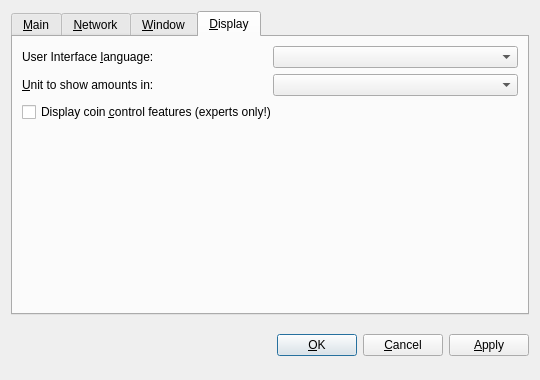
<?xml version="1.0" encoding="UTF-8"?>
<ui version="4.0">
 <class>OptionsDialog</class>
 <widget class="QDialog" name="OptionsDialog">
  <property name="geometry">
   <rect>
    <x>0</x>
    <y>0</y>
    <width>540</width>
    <height>380</height>
   </rect>
  </property>
  <property name="windowTitle">
   <string>Options</string>
  </property>
  <property name="modal">
   <bool>true</bool>
  </property>
  <layout class="QVBoxLayout" name="verticalLayout">
   <item>
    <widget class="QTabWidget" name="tabWidget">
     <property name="enabled">
      <bool>true</bool>
     </property>
     <property name="autoFillBackground">
      <bool>false</bool>
     </property>
     <property name="tabPosition">
      <enum>QTabWidget::North</enum>
     </property>
     <property name="tabShape">
      <enum>QTabWidget::Rounded</enum>
     </property>
     <property name="currentIndex">
      <number>3</number>
     </property>
     <property name="elideMode">
      <enum>Qt::ElideNone</enum>
     </property>
     <property name="usesScrollButtons">
      <bool>true</bool>
     </property>
     <property name="documentMode">
      <bool>false</bool>
     </property>
     <property name="tabsClosable">
      <bool>false</bool>
     </property>
     <widget class="QWidget" name="tabMain">
      <attribute name="title">
       <string>&amp;Main</string>
      </attribute>
      <layout class="QVBoxLayout" name="verticalLayout_Main">
       <item>
        <widget class="QLabel" name="transactionFeeInfoLabel">
         <property name="text">
          <string>Optional transaction fee per kB that helps make sure your transactions are processed quickly. Most transactions are 1 kB. Fee 0.01 recommended.</string>
         </property>
         <property name="textFormat">
          <enum>Qt::PlainText</enum>
         </property>
         <property name="wordWrap">
          <bool>true</bool>
         </property>
        </widget>
       </item>
       <item>
        <layout class="QHBoxLayout" name="horizontalLayoutFee">
         <item>
          <widget class="QLabel" name="transactionFeeLabel">
           <property name="text">
            <string>Pay transaction &amp;fee</string>
           </property>
           <property name="textFormat">
            <enum>Qt::PlainText</enum>
           </property>
           <property name="buddy">
            <cstring>transactionFee</cstring>
           </property>
          </widget>
         </item>
         <item>
          <widget class="BitcoinAmountField" name="transactionFee"/>
         </item>
         <item>
          <spacer name="horizontalSpacerFee">
           <property name="orientation">
            <enum>Qt::Horizontal</enum>
           </property>
           <property name="sizeHint" stdset="0">
            <size>
             <width>40</width>
             <height>20</height>
            </size>
           </property>
          </spacer>
         </item>
        </layout>
       </item>
       <item>
        <widget class="QLabel" name="reserveBalanceInfoLabel">
         <property name="text">
          <string>Reserved amount does not participate in staking and is therefore spendable at any time.</string>
         </property>
         <property name="textFormat">
          <enum>Qt::PlainText</enum>
         </property>
         <property name="wordWrap">
          <bool>true</bool>
         </property>
        </widget>
       </item>
       <item>
        <layout class="QHBoxLayout" name="horizontalLayoutReserveBalance">
         <item>
          <widget class="QLabel" name="reserveBalanceLabel">
           <property name="text">
            <string>Reserve</string>
           </property>
           <property name="textFormat">
            <enum>Qt::PlainText</enum>
           </property>
           <property name="buddy">
            <cstring>reserveBalance</cstring>
           </property>
          </widget>
         </item>
         <item>
          <widget class="BitcoinAmountField" name="reserveBalance"/>
         </item>
         <item>
          <spacer name="horizontalSpacerReserveBalance">
           <property name="orientation">
            <enum>Qt::Horizontal</enum>
           </property>
           <property name="sizeHint" stdset="0">
            <size>
             <width>40</width>
             <height>20</height>
            </size>
           </property>
          </spacer>
         </item>
        </layout>
       </item>
       <item>
        <widget class="QCheckBox" name="bitcoinAtStartup">
         <property name="toolTip">
          <string>Automatically start Xoat after logging in to the system.</string>
         </property>
         <property name="text">
          <string>&amp;Start Xoat on system login</string>
         </property>
        </widget>
       </item>
       <item>
        <spacer name="verticalSpacer_Main">
         <property name="orientation">
          <enum>Qt::Vertical</enum>
         </property>
         <property name="sizeHint" stdset="0">
          <size>
           <width>20</width>
           <height>40</height>
          </size>
         </property>
        </spacer>
       </item>
      </layout>
     </widget>
     <widget class="QWidget" name="tabNetwork">
      <attribute name="title">
       <string>&amp;Network</string>
      </attribute>
      <layout class="QVBoxLayout" name="verticalLayout_Network">
       <item>
        <widget class="QCheckBox" name="mapPortUpnp">
         <property name="toolTip">
          <string>Automatically open the Xoat client port on the router. This only works when your router supports UPnP and it is enabled.</string>
         </property>
         <property name="text">
          <string>Map port using &amp;UPnP</string>
         </property>
        </widget>
       </item>
       <item>
        <widget class="QCheckBox" name="connectSocks">
         <property name="toolTip">
          <string>Connect to the Xoat network through a SOCKS5 proxy (e.g. when connecting through Tor).</string>
         </property>
         <property name="text">
          <string>&amp;Connect through SOCKS5 proxy:</string>
         </property>
        </widget>
       </item>
       <item>
        <layout class="QHBoxLayout" name="horizontalLayout_Network">
         <item>
          <widget class="QLabel" name="proxyIpLabel">
           <property name="text">
            <string>Proxy &amp;IP:</string>
           </property>
           <property name="textFormat">
            <enum>Qt::PlainText</enum>
           </property>
           <property name="buddy">
            <cstring>proxyIp</cstring>
           </property>
          </widget>
         </item>
         <item>
          <widget class="QValidatedLineEdit" name="proxyIp">
           <property name="maximumSize">
            <size>
             <width>140</width>
             <height>16777215</height>
            </size>
           </property>
           <property name="toolTip">
            <string>IP address of the proxy (e.g. 127.0.0.1)</string>
           </property>
          </widget>
         </item>
         <item>
          <widget class="QLabel" name="proxyPortLabel">
           <property name="text">
            <string>&amp;Port:</string>
           </property>
           <property name="textFormat">
            <enum>Qt::PlainText</enum>
           </property>
           <property name="buddy">
            <cstring>proxyPort</cstring>
           </property>
          </widget>
         </item>
         <item>
          <widget class="QLineEdit" name="proxyPort">
           <property name="maximumSize">
            <size>
             <width>55</width>
             <height>16777215</height>
            </size>
           </property>
           <property name="toolTip">
            <string>Port of the proxy (e.g. 9050)</string>
           </property>
          </widget>
         </item>
         <item>
          <spacer name="horizontalSpacer_Network">
           <property name="orientation">
            <enum>Qt::Horizontal</enum>
           </property>
           <property name="sizeHint" stdset="0">
            <size>
             <width>40</width>
             <height>20</height>
            </size>
           </property>
          </spacer>
         </item>
        </layout>
       </item>
       <item>
        <spacer name="verticalSpacer_Network">
         <property name="orientation">
          <enum>Qt::Vertical</enum>
         </property>
         <property name="sizeHint" stdset="0">
          <size>
           <width>20</width>
           <height>40</height>
          </size>
         </property>
        </spacer>
       </item>
      </layout>
     </widget>
     <widget class="QWidget" name="tabWindow">
      <attribute name="title">
       <string>&amp;Window</string>
      </attribute>
      <layout class="QVBoxLayout" name="verticalLayout_Window">
       <item>
        <widget class="QCheckBox" name="minimizeToTray">
         <property name="toolTip">
          <string>Show only a tray icon after minimizing the window.</string>
         </property>
         <property name="text">
          <string>&amp;Minimize to the tray instead of the taskbar</string>
         </property>
        </widget>
       </item>
       <item>
        <widget class="QCheckBox" name="minimizeOnClose">
         <property name="toolTip">
          <string>Minimize instead of exit the application when the window is closed. When this option is enabled, the application will be closed only after selecting Quit in the menu.</string>
         </property>
         <property name="text">
          <string>M&amp;inimize on close</string>
         </property>
        </widget>
       </item>
       <item>
        <spacer name="verticalSpacer_Window">
         <property name="orientation">
          <enum>Qt::Vertical</enum>
         </property>
         <property name="sizeHint" stdset="0">
          <size>
           <width>20</width>
           <height>40</height>
          </size>
         </property>
        </spacer>
       </item>
      </layout>
     </widget>
     <widget class="QWidget" name="tabDisplay">
      <attribute name="title">
       <string>&amp;Display</string>
      </attribute>
      <layout class="QVBoxLayout" name="verticalLayout_Display">
       <item>
        <layout class="QHBoxLayout" name="horizontalLayout_1_Display">
         <item>
          <widget class="QLabel" name="langLabel">
           <property name="text">
            <string>User Interface &amp;language:</string>
           </property>
           <property name="textFormat">
            <enum>Qt::PlainText</enum>
           </property>
           <property name="buddy">
            <cstring>lang</cstring>
           </property>
          </widget>
         </item>
         <item>
          <widget class="QValueComboBox" name="lang">
           <property name="toolTip">
            <string>The user interface language can be set here. This setting will take effect after restarting Xoat.</string>
           </property>
          </widget>
         </item>
        </layout>
       </item>
       <item>
        <layout class="QHBoxLayout" name="horizontalLayout_2_Display">
         <item>
          <widget class="QLabel" name="unitLabel">
           <property name="text">
            <string>&amp;Unit to show amounts in:</string>
           </property>
           <property name="textFormat">
            <enum>Qt::PlainText</enum>
           </property>
           <property name="buddy">
            <cstring>unit</cstring>
           </property>
          </widget>
         </item>
         <item>
          <widget class="QValueComboBox" name="unit">
           <property name="toolTip">
            <string>Choose the default subdivision unit to show in the interface and when sending coins.</string>
           </property>
          </widget>
         </item>
        </layout>
       </item>
       <item>
        <widget class="QCheckBox" name="coinControlFeatures">
         <property name="toolTip">
          <string>Whether to show coin control features or not.</string>
         </property>
         <property name="text">
          <string>Display coin &amp;control features (experts only!)</string>
         </property>
        </widget>
       </item>
       <item>
        <widget class="QCheckBox" name="UseLightTheme">
         <property name="enabled">
          <bool>false</bool>
         </property>
         <property name="mouseTracking">
          <bool>false</bool>
         </property>
         <property name="focusPolicy">
          <enum>Qt::NoFocus</enum>
         </property>
         <property name="autoFillBackground">
          <bool>false</bool>
         </property>
         <property name="styleSheet">
          <string notr="true">QWidget{
	color: transparent;
	background:transparent;
}
</string>
         </property>
         <property name="text">
          <string>Use light visual theme (requires restart)</string>
         </property>
         <property name="checkable">
          <bool>true</bool>
         </property>
         <property name="checked">
          <bool>true</bool>
         </property>
         <property name="tristate">
          <bool>false</bool>
         </property>
        </widget>
       </item>
       <item>
        <spacer name="verticalSpacer_Display">
         <property name="orientation">
          <enum>Qt::Vertical</enum>
         </property>
         <property name="sizeHint" stdset="0">
          <size>
           <width>20</width>
           <height>40</height>
          </size>
         </property>
        </spacer>
       </item>
      </layout>
     </widget>
    </widget>
   </item>
   <item>
    <layout class="QHBoxLayout" name="horizontalLayout_Buttons">
     <item>
      <spacer name="horizontalSpacer_1">
       <property name="orientation">
        <enum>Qt::Horizontal</enum>
       </property>
       <property name="sizeHint" stdset="0">
        <size>
         <width>40</width>
         <height>48</height>
        </size>
       </property>
      </spacer>
     </item>
     <item>
      <widget class="QLabel" name="statusLabel">
       <property name="font">
        <font>
         <weight>75</weight>
         <bold>true</bold>
        </font>
       </property>
       <property name="text">
        <string/>
       </property>
       <property name="textFormat">
        <enum>Qt::PlainText</enum>
       </property>
       <property name="wordWrap">
        <bool>true</bool>
       </property>
      </widget>
     </item>
     <item>
      <spacer name="horizontalSpacer_2">
       <property name="orientation">
        <enum>Qt::Horizontal</enum>
       </property>
       <property name="sizeHint" stdset="0">
        <size>
         <width>40</width>
         <height>48</height>
        </size>
       </property>
      </spacer>
     </item>
     <item>
      <widget class="QPushButton" name="okButton">
       <property name="text">
        <string>&amp;OK</string>
       </property>
      </widget>
     </item>
     <item>
      <widget class="QPushButton" name="cancelButton">
       <property name="text">
        <string>&amp;Cancel</string>
       </property>
       <property name="autoDefault">
        <bool>false</bool>
       </property>
      </widget>
     </item>
     <item>
      <widget class="QPushButton" name="applyButton">
       <property name="text">
        <string>&amp;Apply</string>
       </property>
       <property name="autoDefault">
        <bool>false</bool>
       </property>
      </widget>
     </item>
    </layout>
   </item>
  </layout>
 </widget>
 <customwidgets>
  <customwidget>
   <class>BitcoinAmountField</class>
   <extends>QSpinBox</extends>
   <header>bitcoinamountfield.h</header>
  </customwidget>
  <customwidget>
   <class>QValueComboBox</class>
   <extends>QComboBox</extends>
   <header>qvaluecombobox.h</header>
  </customwidget>
  <customwidget>
   <class>QValidatedLineEdit</class>
   <extends>QLineEdit</extends>
   <header>qvalidatedlineedit.h</header>
  </customwidget>
 </customwidgets>
 <resources/>
 <connections/>
</ui>
